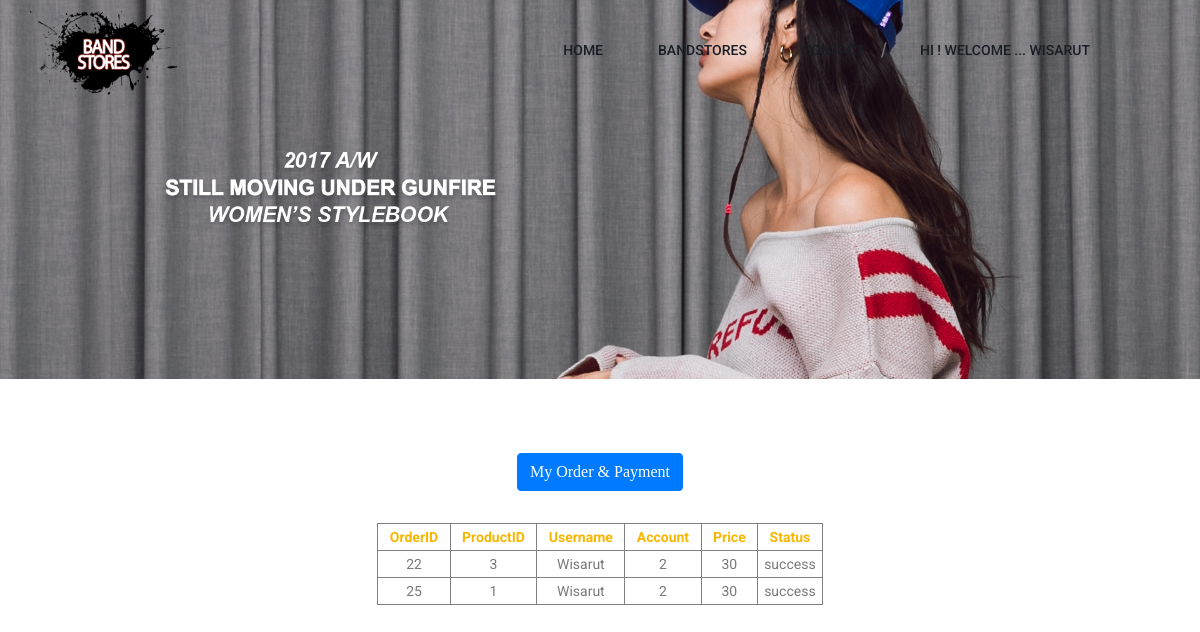
/myorder.php (signed in), run on the app's committed database.
### tables this page shows
CREATE TABLE `selllist` (
  `OrderID` int(20) NOT NULL,
  `ProductID` int(20) DEFAULT NULL,
  `Username` char(30) DEFAULT NULL,
  `Account` int(20) DEFAULT NULL,
  `Price` int(20) DEFAULT NULL,
  `Status` char(30) DEFAULT NULL
);

### myorder.php (the view, shortened to what this page needs)
<!doctype html>
<html lang="en">
<head>
    <link rel="stylesheet" href="css/bootstrap.css">
    <link rel="stylesheet" href="css/themify-icons.css">
    <link rel="stylesheet" href="css/flaticon.css">
    <link rel="stylesheet" href="vendors/fontawesome/css/all.min.css">
    <link rel="stylesheet" href="vendors/owl-carousel/owl.carousel.min.css">
    <link rel="stylesheet" href="vendors/animate-css/animate.css">
    <link rel="stylesheet" href="css/style.css">
    <link rel="stylesheet" href="css/responsive.css">
</head>
<body>
    <header class="header_area">
        <div class="main_menu">
            <nav class="navbar navbar-expand-lg navbar-light">
                <div class="container">
                    <a class="navbar-brand logo_h" href="user.php"><img src="photo/4.png" alt=""width="150" height="90"></a>
                    <div class="collapse navbar-collapse offset" id="navbarSupportedContent">
                        <ul class="nav navbar-nav menu_nav ml-auto">
                            <li class="nav-item"><a class="nav-link" href="user.php">Home</a></li>
                            <li class="nav-item"><a class="nav-link" href="BAND.php">BANDSTORES</a></li>
                           <li class="nav-item"><a class="nav-link" href="contact.php">Contact</a></li>
                          <li class="nav-item submenu dropdown">
                                <a href="#" class="nav-link dropdown-toggle " data-toggle="dropdown" role="button" aria-haspopup="true" aria-expanded="false">  <?php
              if($_SESSION['Uuser']=='')
              {
                header("location:error2.php");
              }
              else
              {
                echo "Hi ! Welcome ... ". $_SESSION["Uuser"];
              }
               ?>
          </a>
                            </li>
                          </ul>
                    </div>
                </div>
            </nav>
        </div>
    </header>
    <section class="hero-banner">
        <div class="container">
        </div>
    </section>
                   <br>
                   <br>
                   <br>
                   <center>
                  <h2>  <a href="#" class="btn btn-primary">My Order & Payment</a></h2>
                  <br>
                    <?php
                    $connect = mysqli_connect("localhost","root","12345678","BAND");
                    $sql = 'SELECT * from selllist where Username = "'.$_SESSION["Uuser"].'"';
                    $result = mysqli_query($connect,$sql);
                      echo '<table border = "1" >';
                        echo '<tr>';
                            echo '<td align = center><b>&nbsp;&nbsp;&nbsp;OrderID&nbsp;&nbsp;&nbsp;</b></td>';
                            echo '<td align = center><b>&nbsp;&nbsp;&nbsp;ProductID&nbsp;&nbsp;&nbsp;</b></td>';
                            echo '<td align = center><b>&nbsp;&nbsp;&nbsp;Username&nbsp;&nbsp;&nbsp;</b></td>';
                            echo '<td align = center><b>&nbsp;&nbsp;&nbsp;Account&nbsp;&nbsp;&nbsp;</b></td>';
                            echo '<td align = center><b>&nbsp;&nbsp;&nbsp;Price&nbsp;&nbsp;&nbsp;</b></td>';
                            echo '<td align = center><b>&nbsp;&nbsp;&nbsp;Status&nbsp;&nbsp;&nbsp;</b></td>';
                        echo '</tr>';
                                  while($row = mysqli_fetch_assoc($result)){
                                      echo '<tr>';
                                                  while(list($key,$value) = each($row)){
                                                 if($value == ''){
                                                      echo '<td align=center>'.'&nbsp;'.'</td>';
                                                               }else{
                              echo '<td align=center>'.$value.'</td>';
                                                                      }
                                                                                }
                  }
                    echo '</table>';
                     ?>
                     <br><br><br>
</body>
</html>

### data on the page
selllist: value "22", value "3", Username "Wisarut", value "2", value "30", Status "success"
selllist: value "25", value "1", value "Wisarut", value "2", value "30", value "success"

### other printed values
$_SESSION["Uuser"] "WISARUT"
